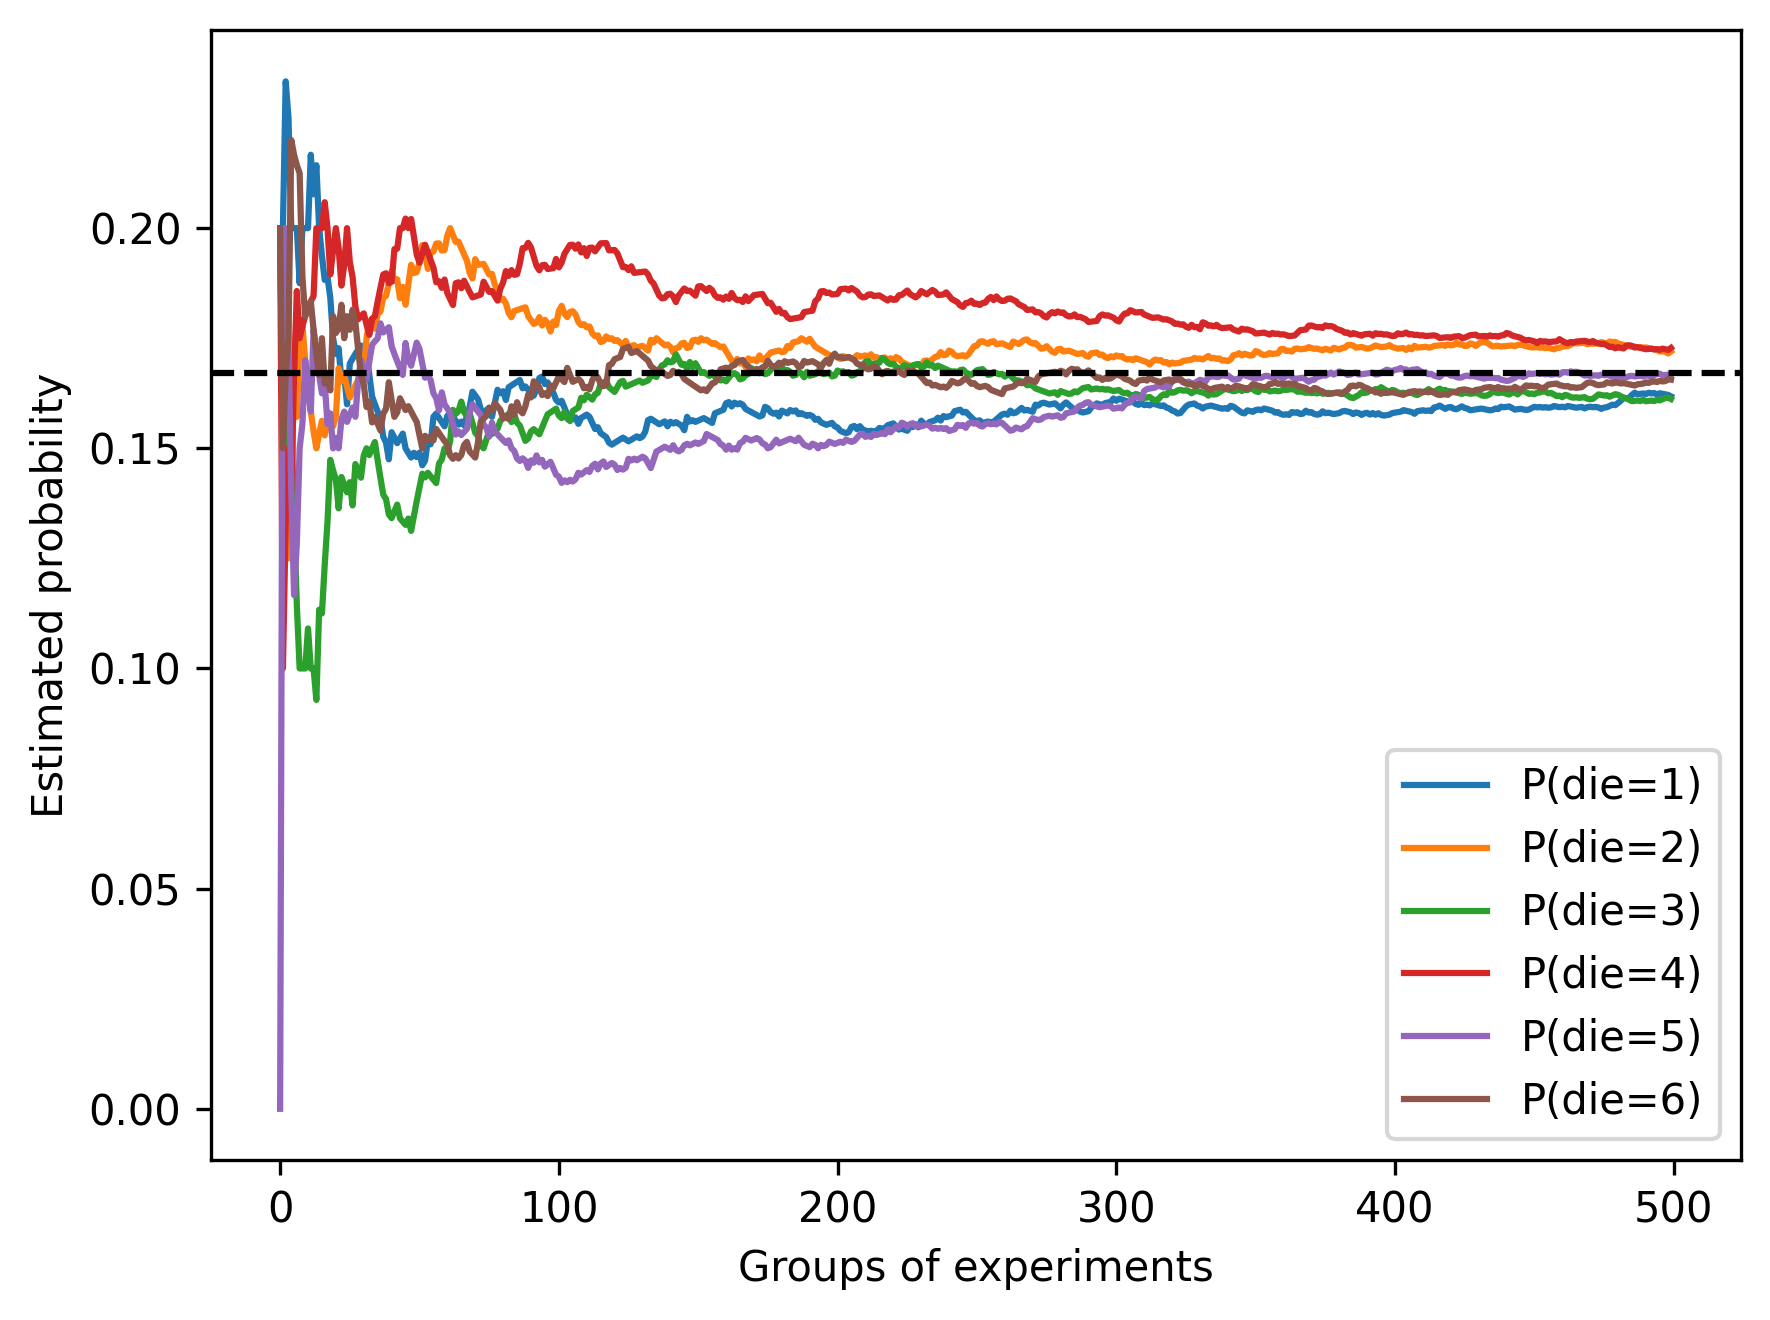

Source code (Python):
import os
import matplotlib
matplotlib.use('Agg')

import torch
from torch.distributions import multinomial
from d2l import torch as d2l

fair_probs = torch.ones([6]) / 6
print(multinomial.Multinomial(1, fair_probs).sample())

print(multinomial.Multinomial(10, fair_probs).sample())

counts = multinomial.Multinomial(1000, fair_probs).sample()
print(counts / 1000)

counts = multinomial.Multinomial(10, fair_probs).sample((500,))
cum_counts = counts.cumsum(dim=0)
estimates = cum_counts / cum_counts.sum(dim=1, keepdims=True)

d2l.set_figsize((6, 4.5))
for i in range(6):
    d2l.plt.plot(estimates[:, i].numpy(),
                 label=("P(die=" + str(i + 1) + ")"))
d2l.plt.axhline(y=0.167, color='black', linestyle='dashed')
d2l.plt.gca().set_xlabel('Groups of experiments')
d2l.plt.gca().set_ylabel('Estimated probability')
d2l.plt.legend()

output_path = os.path.join(os.path.dirname(__file__), 'probability.png')
d2l.plt.tight_layout()
d2l.plt.savefig(output_path, dpi=300, bbox_inches='tight')
print(f'Figure saved to {output_path}')
d2l.plt.show()
